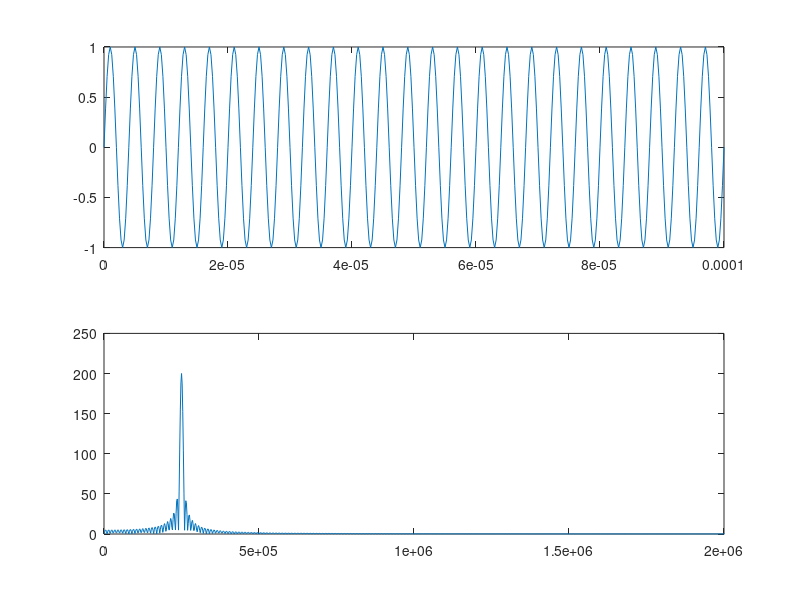
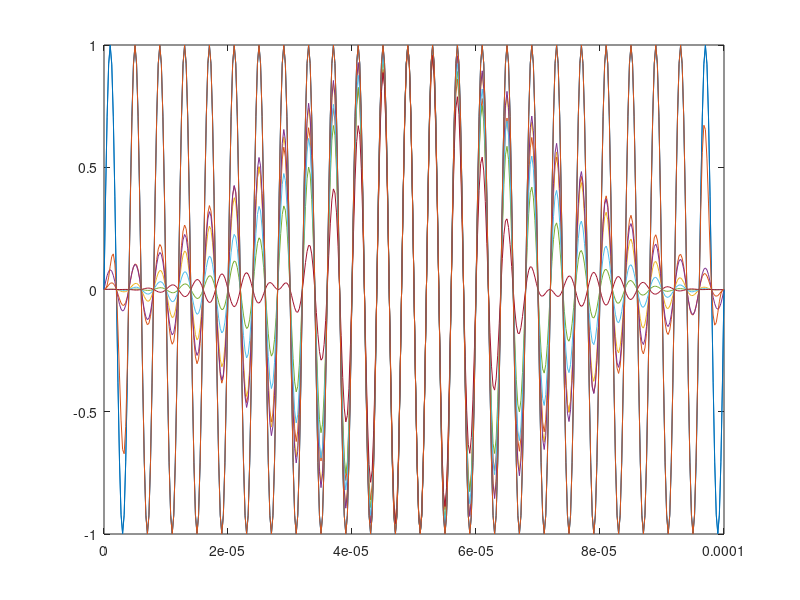
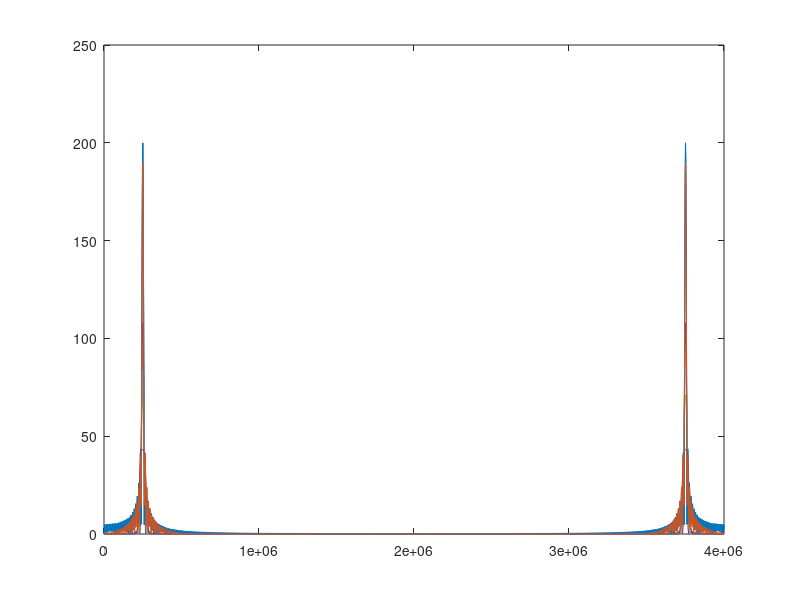
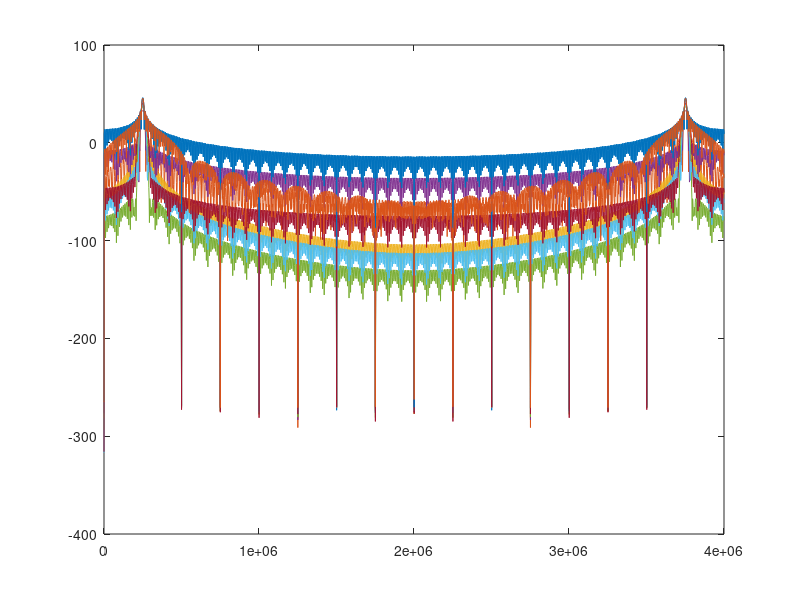

Reproduce these figures in MATLAB, in order.
close all
clear all
clc
%%
fa = 4e6;
fc = 250e3;

t = 0:1/fa:0.000111;
t = 0:1/fa:0.0001;

y = sin(fc*2*pi*t);

figure(1)
subplot(2,1,1)
plot(t,y)
%%
pad = numel(t);
pad = 2048;
w = linspace(0,fa,pad);
Y = fft(y,pad);
subplot(2,1,2)
plot(w,abs(Y))
xlim([0 fa/2])
%%
N = numel(t);

% janela retangular
figure(2)
plot(t,y)
hold all

% janela triangular
triWin = triang(N)';
ytri = triWin.*y;
Ytri = fft(ytri,pad);
plot(t,ytri)

% janela hann
hannWin = hann(N)';
yhann =  hannWin.*y;
Yhann = fft(yhann,pad);

plot(t,yhann)

% janela Hamming
hammWin = hamming(N)';
yhamm =  hammWin.*y;
Yhamm = fft(yhamm,pad);

plot(t,yhamm)

% janela nuttal
nuttWin = nuttallwin(N)';
ynutt =  nuttWin.*y;
Ynutt = fft(ynutt,pad);

plot(t,ynutt)

% janela blackman
blackWin = blackman(N)';
yblack =  blackWin.*y;
Yblack = fft(yblack,pad);

plot(t,yblack)

% janela flattopwin
flatWin =flattopwin(N)';
yflat =  flatWin.*y;
Yflat = fft(yflat,pad);

plot(t,yflat)

% janela gausswin
gaussWin =gausswin(N,0.1)';
ygauss =  gaussWin.*y;
Ygauss = fft(ygauss,pad);

plot(t,ygauss)

% janela tukeywin
tukeykWin =tukeywin(N,0.1)';
ytukey =  tukeykWin.*y;
Ytukey = fft(ytukey,pad);

plot(t,ytukey)

%%

figure(3)
plot(w,abs(Y))
hold all
plot(w,abs(Ytri))
plot(w,abs(Yhann))
plot(w,abs(Yhamm))
plot(w,abs(Ynutt))
plot(w,abs(Yblack))
plot(w,abs(Yflat))
plot(w,abs(Ygauss))
plot(w,abs(Ytukey))

%%
figure(4)
plot(w,20*log10(abs(Y)))
hold all
plot(w,20*log10(abs(Ytri)))
plot(w,20*log10(abs(Yhann)))
plot(w,20*log10(abs(Yhamm)))
plot(w,20*log10(abs(Ynutt)))
plot(w,20*log10(abs(Yblack)))
plot(w,20*log10(abs(Yflat)))
plot(w,20*log10(abs(Ygauss)))
plot(w,20*log10(abs(Ytukey)))
